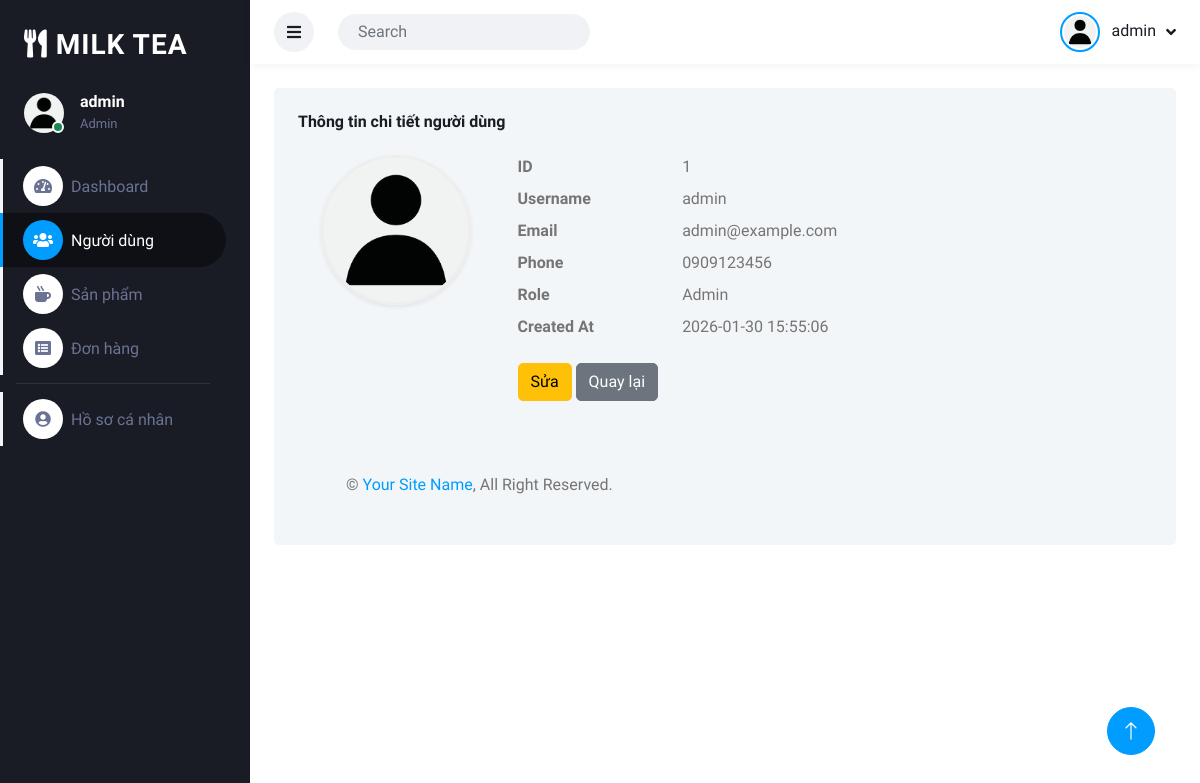
Page /admin/show-user?id=1 (signed in) on the committed database.
### tables this page shows
CREATE TABLE `user` (
  `user_id` int NOT NULL,
  `username` varchar(100) NOT NULL,
  `password` varchar(255) NOT NULL,
  `email` varchar(150) DEFAULT NULL,
  `phone` varchar(20) DEFAULT NULL,
  `role_id` int DEFAULT 3,
  `avatar` varchar(255) DEFAULT 'user.png',
  `created_at` timestamp NULL DEFAULT CURRENT_TIMESTAMP
);

CREATE TABLE `role` (
  `role_id` int NOT NULL,
  `role_name` varchar(50) NOT NULL
);

### controller/admin/UserController.php (called while the page is built, shortened)
<?php
class UserController extends \Controller
{
    private $userModel;
    private $roleModel;
    public function __construct()
    {
        $this->userModel = new \User();
        $this->roleModel = new \Role();
    }
    public function userDetails()
    {
        $userId = $_GET['id'] ?? null;
        $user = $this->userModel->getById($userId);
        $roles = $this->roleModel->getAll();
        $this->loadView('admin/user/show.php', ['user' => $user, 'roles' => $roles]);
    }
}

### index.php (called while the page is built, shortened)
<?php
$router = new Router();
$router->dispatch();
?>

### entity/Model.php (called while the page is built, shortened)
<?php
require_once __DIR__ . '/../database/connect.php';
class Model
{
    protected $table;
    protected $primaryKey;
    protected $conn;
    public function __construct()
    {
        global $conn;
        $this->conn = $conn;
    }
    public function getAll($conditions = [])
    {
        $sql = "SELECT * FROM `{$this->table}`";
        $stmt = $this->conn->prepare($sql);
        $stmt->execute();
        return $stmt->fetchAll(PDO::FETCH_ASSOC);
    }
    public function getById($id)
    {
        $sql = "SELECT * FROM `{$this->table}` WHERE {$this->primaryKey} = :id";
        $stmt = $this->conn->prepare($sql);
        $stmt->bindParam(':id', $id, PDO::PARAM_INT);
        $stmt->execute();
        return $stmt->fetch(PDO::FETCH_ASSOC);
    }
}

### database/config.php (called while the page is built, shortened)
<?php
function admin_asset_url($path)
{
    $path = ltrim($path, '/');
    return BASE_URL . 'public/admin/' . $path;
}
function get_avatar_url($avatar = null)
{
    $defaults = ['user.jpg', 'user.png', 'default.png', 'default.jpg'];
    return admin_asset_url('img/user.png');
}

### view/admin/user/show.php (the view)
<?php
require_once __DIR__ . '/../../../database/config.php';
include __DIR__ . '/../template/header.php';
?>
<div class="container-fluid pt-4 px-4">
    <div class="bg-light rounded p-4">
        <h6 class="mb-4">Thông tin chi tiết người dùng</h6>
        <div class="row mb-4">
            <div class="col-sm-3 text-center">
                <?php
                $avatarPath = get_avatar_url($user['avatar'] ?? null);
                ?>
                <img src="<?php echo $avatarPath; ?>" alt="User Avatar" class="img-fluid rounded-circle shadow-sm"
                    style="width: 150px; height: 150px; object-fit: cover; border: 3px solid #eee;">
            </div>
            <div class="col-sm-9">
                <dl class="row">
                    <dt class="col-sm-3">ID</dt>
                    <dd class="col-sm-9"><?php echo $user['user_id']; ?></dd>
                    <dt class="col-sm-3">Username</dt>
                    <dd class="col-sm-9"><?php echo htmlspecialchars($user['username']); ?></dd>
                    <dt class="col-sm-3">Email</dt>
                    <dd class="col-sm-9"><?php echo htmlspecialchars($user['email']); ?></dd>
                    <dt class="col-sm-3">Phone</dt>
                    <dd class="col-sm-9"><?php echo htmlspecialchars($user['phone'] ?? 'N/A'); ?></dd>
                    <dt class="col-sm-3">Role</dt>
                    <dd class="col-sm-9">
                        <?php
                        foreach ($roles as $role) {
                            if ($role['role_id'] == $user['role_id']) {
                                echo htmlspecialchars($role['role_name']);
                                break;
                            }
                        }
                        ?>
                    </dd>
                    <dt class="col-sm-3">Created At</dt>
                    <dd class="col-sm-9"><?php echo $user['created_at']; ?></dd>
                </dl>
                <a href="<?php echo BASE_URL; ?>admin/edit-user?id=<?php echo $user['user_id']; ?>"
                    class="btn btn-warning">Sửa</a>
                <a href="<?php echo BASE_URL; ?>admin/users" class="btn btn-secondary">Quay lại</a>
            </div>
        </div>
        <?php
        include __DIR__ . '/../template/footer.php';
        ?>

### public/admin/css/style.css (style rules this page uses)
:root { --primary: #009CFF; --light: #F3F6F9; --dark: #191C24; }
.btn { transition: .5s; }

### rows in the picture
user: avatar (placeholder picture), user_id "1", username "admin", email "admin@example.com", phone "0909123456", created_at "2026-01-30 15:55:06"
role: role_name "Admin"

### other values in the picture
$_SESSION['username'] "admin"
$_SESSION['role_name'] "Admin"
